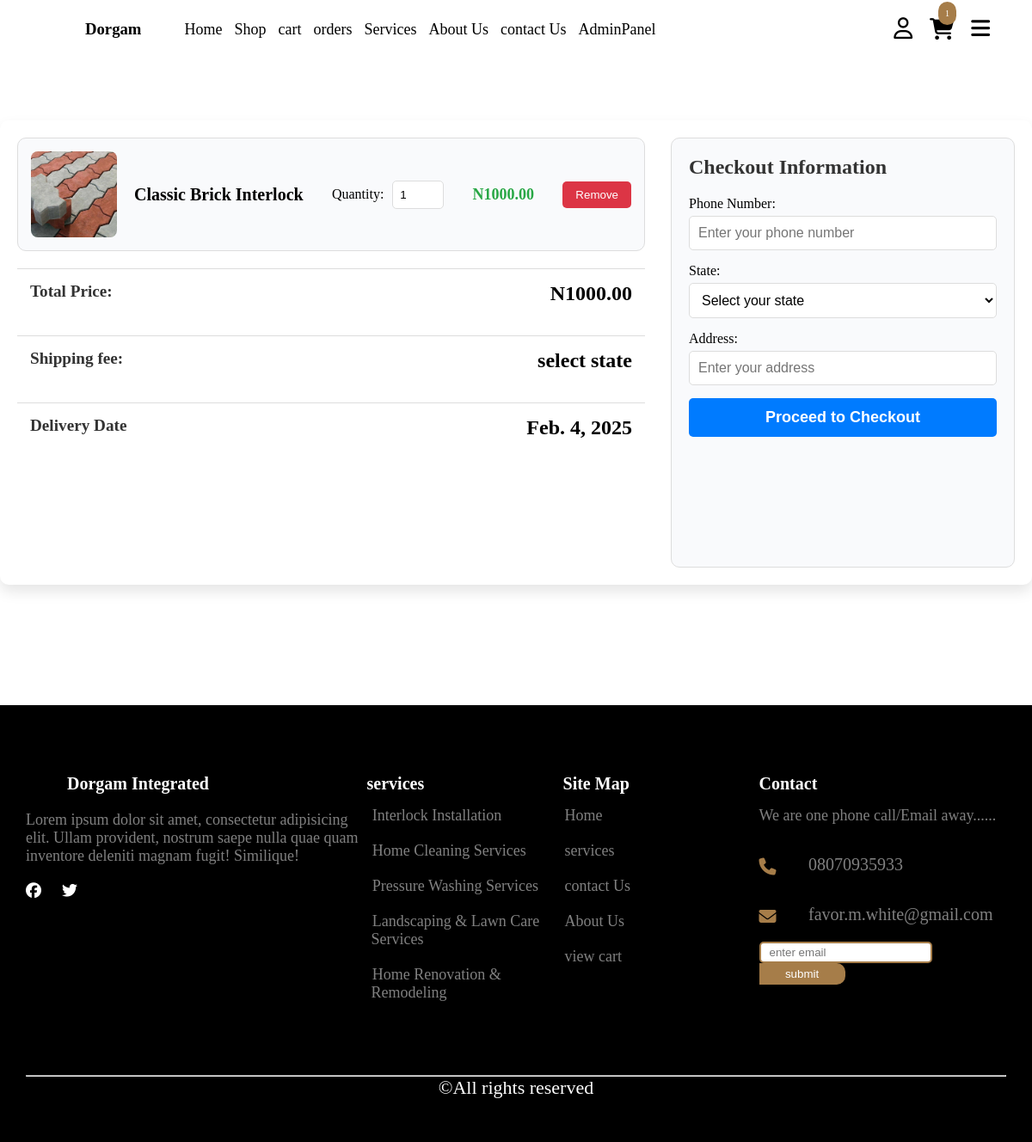
Screenshot of /store/cart (signed in) with the database file from the repository.
### ecommerceShop/models.py (models this page shows, shortened)
class CartItem(models.Model):
    cart = models.ForeignKey(Cart, on_delete=models.CASCADE, related_name="cartitems")
    product = models.ForeignKey(Product, on_delete=models.CASCADE, related_name='items')
    quantity = models.IntegerField(default=0)
    created_at = models.DateTimeField(auto_now_add=True)
    updated_at = models.DateTimeField(auto_now=True)
    def total_price(self):
      total = self.product.price * self.quantity
      return total

class Product(models.Model):
    image = models.ImageField(upload_to='products/')
    name = models.CharField(max_length=255)
    price = models.DecimalField(max_digits=10, decimal_places=2)
    shipping_duration = models.IntegerField(help_text="number of days for ordered product to get to consumer")
    is_instock =  models.BooleanField(default=True)
    is_featured = models.BooleanField(default=False)
    categories = models.ManyToManyField(Category, related_name='products')
    description = CKEditor5Field(config_name='default')
    created_at = models.DateTimeField(auto_now=True)
    updated_at = models.DateTimeField(auto_now_add=True)

### core/models.py (models this page shows, shortened)
class Service(models.Model):
    image = models.ImageField(
        upload_to='services/images/',
        blank=False,
        null=False,
        help_text="enter service image"
    )
    name_of_service = models.CharField(max_length=200, blank=False, null=False)
    detail = CKEditor5Field(config_name='default')

class Contact(models.Model):
    address = models.CharField(max_length=200)
    phoneNumber = models.CharField(max_length=20)
    email = models.CharField(max_length=200)

### ecommerceShop/views.py (the view)
# urls.py: path('cart', views.cart_page, name="cart"),
@is_logged_in
def cart_page(request):
    try:
        cart = Cart.objects.filter(user=request.user, completed=False).first()
        states = State.objects.filter(delivery_available=True).all()
        if not cart:
            cartitems = []
            total_price = 0
        else:
            cartitems = cart.cartitems.all()
            total_price = sum(item.total_price() for item in cartitems)
        max_shipping_duration_item = max(cartitems, key=lambda item: item.product.shipping_duration, default=None)
        if max_shipping_duration_item:
            shipping_duration_days = max_shipping_duration_item.product.shipping_duration
            delivery_date = (timezone.now() + timedelta(days=shipping_duration_days)).date()
        else:
            delivery_date = None  # No items in cart, no shipping date
        context = {
            "cart": cart,
            "cartitems": cartitems,
            "total_price": total_price,
            "states":states,
            "delivery_date": delivery_date
        }
        return render(request, "mainSite/cartPage.html", context)
    except Exception as e:
        messages.error(request, "An error occurred while loading your cart.")
        print(f"Error: {e}")
        return render(request, "mainSite/cartPage.html")

### core/context_processors.py (called while the page is built)
def contact_info(request):
    contactInfo = Contact.objects.first()
    return {"contact": contactInfo}

def services(request):
    services = Service.objects.all()[:5]
    return {"services": services}

def social_media_view(request):
    social = SocialMedia.objects.first()  # You can adjust the query as needed
    return {'social': social}

def cart_item_count(request):
    if request.user.is_authenticated:
        try:
            cart = Cart.objects.filter(user=request.user, completed=False).first()
            if cart:
                total_items = sum(item.quantity for item in cart.cartitems.all())
            else:
                total_items = 0
        except Exception as e:
            print(f"Error calculating cart item count: {e}")
            total_items = 0
    else:
        total_items = 0
    return {"cart_item_count": total_items}

### core/decorator.py (called while the page is built)
def is_logged_in(func):
    @wraps(func)
    def wrapper(request, *args, **kwargs):
        try:
            if not request.user.is_authenticated:
                messages.warning(request, "please login to continue")
                return redirect('login')
            return func(request, *args, **kwargs)
        except Exception as e:
            print(f"Error: {e}")
            return redirect('login')
    return wrapper

### templates/mainSite/cartPage.html (shortened to what this page needs)
{% extends "./main.html" %}
{% load static %}
{% load humanize %}
{% block stylelinks %}
    <link rel="stylesheet" href="{% static 'css/mainSite/cartPage.css' %}">
{% endblock stylelinks %}
{% block content %}
        <div class="cart-page">
            {% if cartitems %}
                <div class="cart-items">
                    {% for item in cartitems %}
                        <div class="cart-item">
                            <img src="{{item.product.image.url}}" alt="Product Image" class="product-image">
                            <div class="item-details">
                                <p class="product-name">{{ item.product.name }}</p>
                                <div class="quantity-container">
                                    <label for="quantity">Quantity:</label>
                                    <input type="number" id="quantity" name="quantity" data-action="{{item.id}}" value="{{item.quantity }}" min="1">
                                </div>
                                <p class="product-price">N{{ item.product.price }}</p>
                                <button class="remove-button" onclick="window.location.href='/store/removeItem/{{ item.id }}/'">
                                    Remove
                                </button>
                            </div>
                        </div>
                    {% endfor %}
                    <div class="cart-total">
                        <div class="total-label">
                            <p>Total Price:</p>
                        </div>
                        <div class="total-price">
                            <p id="total_price">N{{ total_price }}</p>
                        </div>
                    </div>
                    <div class="cart-total">
                        <div class="total-label">
                            <p>Shipping fee:</p>
                        </div>
                        <div class="total-price">
                            <p id="shippingFee">select state</p>
                        </div>
                    </div>
                    <div class="cart-total">
                        <div class="total-label">
                            <p>Delivery Date</p>
                        </div>
                        <div class="total-price">
                            <p id="delivery_date">{{ delivery_date }}</p>
                        </div>
                    </div>
                </div>
                <div class="checkout-form">
                    <h2>Checkout Information</h2>
                     <form action="{% url 'checkout' %}" method="post">
                         <div class="form-group">
                            <label for="phone">Phone Number:</label>
                            <input type="tel" id="phone" name="phone" placeholder="Enter your phone number" required>
                        </div>
                        <div class="form-group">
                            <label for="state">State:</label>
                            <select id="state" name="state" class="form-control" required>
                                <option value="">Select your state</option>
                            </select>
                        </div>
                        <div class="form-group">
                            <label for="address">Address:</label>
                            <input type="text" id="address" name="address" placeholder="Enter your address" required>
                        </div>
                        <button type="submit" class="checkout-button">Proceed to Checkout</button>
                    </form>
                </div>
            {% else %}
                <div class="empty-cart">
                    <p> cart currently empty <a href="{% url 'products' %}">Shop Now</a></p>
                </div>
            {% endif %}
        </div>
{% endblock %}

### templates/mainSite/main.html (shortened to what this page needs)
{% load static %}
<!DOCTYPE html>
<html lang="en">
<head>
    <link rel="stylesheet" href="{% static 'css/mainSite/main.css' %}">
    {% block stylelinks %} {% endblock stylelinks %}
</head>
<body>
    <section class="header-main">
       <header class="container">
            <nav>
                <div class="logo" onclick="window.location.href='/'">
                <h1>Dorgam</h1>
                </div>
                <div class="nav-links">
                    <ul>
                        <li><a href="{% url 'home' %}">Home</a></li>
                        <li><a href="{% url 'products' %}">Shop</a></li>
                        <li><a href="{% url 'cart' %}">cart</a></li>
                        <li><a href="{% url 'orders' %}">orders</a></li>
                        <li><a href="{% url 'services' %}">Services</a></li>
                        <li><a href="{% url 'about' %}">About Us</a></li>
                        <li><a href="{% url 'contactUs' %}">contact Us</a></li>
                        {% if user.is_staff %}
                        <li>
                            <a href="/admin">AdminPanel</a>
                        </li>
                        {% endif %}
                    </ul>
                </div>
            </nav>
            <div class="nav-action">
                <div class="account">
                    {% if user.is_authenticated %}
                        <a href="{% url 'profile' %}"><i class="fa-regular fa-user"></i></a>
                    {% else %}
                        <a href="{% url 'login' %}"><i class="fa-regular fa-user"></i></a>
                    {% endif %}
                </div>
                <div class="cart" onclick="window.location.href='/store/cart'">
                    <a href="{% url 'cart' %}"><i class="fa-solid fa-cart-shopping"></i></a>
                    <div class="itemsNum"><p>{{cart_item_count}}</p></div>
                </div>
                <div class="handbugger">
                    <i class="fa-solid fa-bars" onclick="openNav()"></i>
                </div>
            </div>
       </header>
    </section>
     {% include 'flashMessages/message.html' %}
    {% block content %} {% endblock content %}
    <footer>
        <div class="footer-container container">
            <div class="footer-about">
                <div class="heading">
                    <div class="logo"><img src="{% static 'images/homePage/logo.jfif' %}" alt="" srcset=""></div>
                    <h1>Dorgam Integrated</h1>
                </div>
                <p>
                    Lorem ipsum dolor sit amet, consectetur adipisicing elit. Ullam provident,
                    nostrum saepe nulla quae quam inventore deleniti magnam fugit! Similique!
                </p>
               <div class="socials">
                {% if social.facebook %}
                    <a href="{{ social.facebook }}" target="_blank">
                        <i class="fa-brands fa-facebook"></i>
                    </a>
                {% endif %}
                {% if social.twitter %}
                    <a href="{{ social.twitter }}" target="_blank">
                        <i class="fa-brands fa-twitter"></i>
                    </a>
                {% endif %}
            </div>
            </div>
            <div class="footer-services">
                <h1> services</h1>
                {% for service in services %}
                    <a href="{% url 'service' service.id %}">{{ service.name_of_service }}</a>
                {% endfor %}
            </div>
            <div class="footer-links">
                <h1> Site Map </h1>
                <ul>
                    <li><a href="{% url 'home' %}">Home</a></li>
                    <li><a href="{% url 'services' %}">services</a></li>
                    <li><a href="{% url 'contactUs' %}">contact Us</a></li>
                    <li><a href="{% url 'about' %}">About Us</a></li>
                     <li><a href="{% url 'cart' %}">view cart</a></li>
                </ul>
            </div>
            <div class="footer-contact-info">
                <h1> Contact </h1>
                <p>We are one phone call/Email away......</p>
                    <div class="info">
                        <i class="fa-solid fa-phone"></i>
                        <p>{{ contact.phoneNumber }}</p>
                    </div>
                    <div class="info">
                        <i class="fa-solid fa-envelope"></i>
                        <p>{{ contact.email }}</p>
                    </div>
                    <div class="newsletter">
                        <form action="{% url 'subscribe' %}" method="post">
                             <input type="email" required placeholder="enter email" name="email">
                             <button type="submit">submit</button>
                        </form>
                    </div>
            </div>
        </div>
        <div class="copyright container">
            <hr style="color: grey;">
            <p>&copy;All rights reserved</p>
        </div>
    </footer>
</body>
</html>

### static/css/mainSite/main.css (style rules this page uses)
* { margin: 0; padding: 0; box-sizing: border-box; }
body { overflow-x: hidden; }
.container { width: 95%; max-width: 1200px; margin: 0 auto; }
.header-main { background-color: white; padding: 20px; position: fixed; top: 0; width: 100%; z-index: 1000; }
header { display: flex; justify-content: space-between; align-items: center; margin-top: 30px; }
nav { display: flex; align-items: center; }
.logo { display: flex; align-items: center; margin-right: 40px; font-family: Georgia, 'Times New Roman', Times, serif; }
.nav-links ul { list-style: none; }
.nav-links ul li { display: inline-block; margin-left: 10px; }
.nav-links ul li a { text-decoration: none; color: black; font-size: 18px; font-weight: 400; transition: 0.5s ease; }
.nav-action { display: flex; justify-content: space-between; align-items: center; }
.nav-action .account a { color: black; }
.nav-action .account { font-size: 25px; margin-right: 20px; cursor: pointer; }
.nav-action .cart { position: relative; cursor: pointer; }
.nav-action .cart a { text-decoration: none; color: black; }
.nav-action .cart i { font-size: 25px; }
.nav-action .cart .itemsNum { position: absolute; top: -20px; left: 10px; padding: 8px; font-size: 10px; background-color: rgb(166, 125, 73); border-radius: 50px; }
.nav-action .cart .itemsNum p { margin-right: 0px; color: white; }
.nav-action .handbugger { font-size: 25px; margin-left: 20px; cursor: pointer; }
footer { background-color: black; color: white; padding-top: 80px; padding-bottom: 50px; }
.footer-container { display: flex; justify-content: space-between; }
.footer-about { width: 40%; }
.footer-about .heading * { margin-right: 4px; padding: 0; margin-bottom: 20px; }
.footer-about .heading { display: flex; }
footer h1 { font-size: 20px; }
.footer-about p { color: gray; font-size: 18px; }
.footer-about .socials { margin-top: 20px; }
.footer-about .socials a { display: inline-block; margin-right: 20px; color: white; text-decoration: none; font-size: 18px; }
.footer-services { width: 23%; }
.footer-services a { display: block; color: gray; text-decoration: none; margin-top: 10px; padding: 5px; font-size: 18px; overflow: hidden; }
.footer-links { width: 23%; }
.footer-links ul { list-style: none; overflow: hidden; }
.footer-links ul li { padding: 5px; margin-top: 10px; }
.footer-links a { color: gray; text-decoration: none; font-size: 18px; overflow: hidden; }
.footer-contact-info { width: 29%; word-wrap: break-word; }
.footer-contact-info p { margin-bottom: 20px; font-size: 18px; color: gray; margin-top: 15px; }
.footer-contact-info .info { display: flex; justify-content: space-between; align-items: center; cursor: pointer; }
.footer-contact-info .info i { width: 10%; font-size: 20px; color: rgb(166, 125, 73); }
.footer-contact-info .info p { width: 80%; font-size: 20px; color: gray; }
footer .newsletter input { border: 2px solid rgb(166, 125, 73); height: 25px; border-radius: 5px; padding: 10px; outline: none; }
footer .newsletter button { background-color: rgb(166, 125, 73); color: white; border: none; padding: 5px; width: 100px; border-top-right-radius: 10px; border-bottom-right-radius: 10px; }
footer .copyright { margin-top: 80px; color: white; text-align: center; }
footer .copyright hr { color: gray; }
footer .copyright p { font-size: 22px; }

### rows the page displays
CartItem: product.image (picture), product.name "Classic Brick Interlock", quantity "1", product.price "1000.00"
Service: name_of_service "Interlock Installation"
Service: name_of_service "Home Cleaning Services"
Service: name_of_service "Pressure Washing Services"
Service: name_of_service "Landscaping & Lawn Care Services"
Service: name_of_service "Home Renovation & Remodeling"
Contact: phoneNumber "08070935933", email "favor.m.white@gmail.com"

### other values shown
{{ cart_item_count }} "1"
{{ total_price }} "1000.00"
